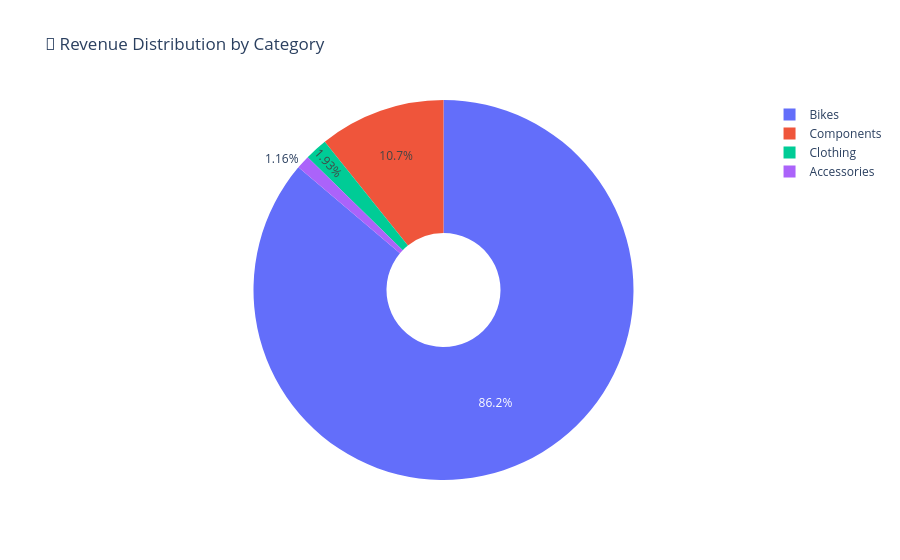

The notebook cell this image was saved under:
### Markdown cell above
## 1.4 Pie Chart

Great for showing proportions of a whole.

### Code cell
# Revenue by product category
df_categories = conn.execute("""
    SELECT 
        pc.Name AS category, 
        ROUND(SUM(sd.LineTotal), 2) AS revenue
    FROM sales_details sd
    JOIN products p ON sd.ProductID = p.ProductID
    JOIN product_subcategories ps ON p.ProductSubcategoryID = ps.ProductSubcategoryID
    JOIN product_categories pc ON ps.ProductCategoryID = pc.ProductCategoryID
    GROUP BY pc.Name
""").df()

# Pie chart
fig = px.pie(
    df_categories, 
    values='revenue', 
    names='category', 
    title='🍰 Revenue Distribution by Category',
    hole=0.3  # Donut style (0 = regular pie)
)
fig.show()

### Figure 1 — Plotly figure (JSON) as saved in the notebook; plotly's stock layout.template omitted (floating-point values rounded to 4 significant figures)
{"data": [{"domain": {"x": [0, 1], "y": [0, 1]}, "hole": 0.3, "hovertemplate": "category=%{label}<br>revenue=%{value}<extra></extra>", "labels": ["Bikes", "Components", "Clothing", "Accessories"], "legendgroup": "", "name": "", "showlegend": true, "type": "pie", "values": [94650000.0, 11800000.0, 2121000.0, 1272000.0]}], "layout": {"legend": {"tracegroupgap": 0}, "title": {"text": "🍰 Revenue Distribution by Category"}}}
